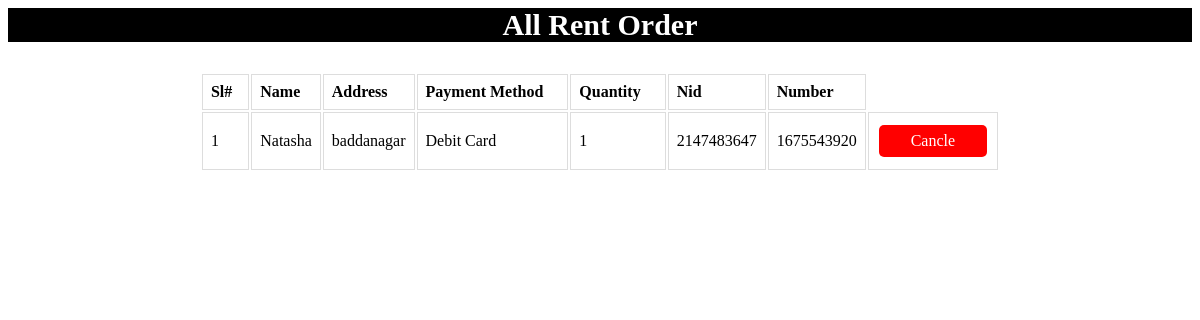
The app's page /r_ordr.php with its own data.
### tables this page shows
CREATE TABLE `rentt` (
  `id` int(5) NOT NULL,
  `name` varchar(50) NOT NULL,
  `address` varchar(50) NOT NULL,
  `payment` varchar(50) NOT NULL,
  `quantity` int(10) NOT NULL,
  `nid` int(20) NOT NULL,
  `num` int(20) NOT NULL
);

### models/db_config.php (called while the page is built, shortened)
<?php
	$db_server="localhost";
	$db_uname="root";
	$db_pass="";
	$db_name="final_p";
	function get($query){
		global $db_server,$db_uname,$db_pass,$db_name;
		$conn = mysqli_connect($db_server,$db_uname,$db_pass,$db_name);
		$data = array();
		if($conn){
			$result = mysqli_query($conn,$query);
			while($row = mysqli_fetch_assoc($result)){
				$data[] = $row;
			}
		}
		return $data;
	}
?>

### controllers/PaymentController.php (called while the page is built, shortened)
<?php
     include 'models/db_config.php';
	function getAllRents(){
		$query = "select * from rentt order by name asc";
		$rs = get($query);
		return $rs;
	}
?>

### r_ordr.php (the view, shortened to what this page needs)
<?php
	include 'controllers/PaymentController.php';
	$ren = getAllRents();
?>
<html>
             <head>
			 <link rel="stylesheet" href="style/login.css">
			 </head>
<body>
         <div>
			<h3 class="header">All Rent Order </h3>
			</div>
<div align = "center">
	<table class="">
		<thead>
			<th>Sl# &nbsp </th>
			<th> Name</th>
			<th>Address &nbsp &nbsp </th>
			<th>Payment Method &nbsp &nbsp </th>
			<th>Quantity &nbsp &nbsp </th>
			<th>Nid &nbsp &nbsp </th>
			<th>Number</th>
		</thead>
		<tbody>
			<?php
				$i=1;
				foreach($ren as $p){
					$id = $p["id"];
					echo "<tr>";
						echo "<td>$i</td>";
						echo "<td>".$p["name"]. "</td>";
						echo "<td>".$p["address"]. "</td>";
						echo "<td>".$p["payment"]. "</td>";
						echo "<td>".$p["quantity"]. "</td>";
						echo "<td>".$p["nid"]. "</td>";
						echo "<td>".$p["num"]. "</td>";
						echo '<td><a href="rent_cncl.php?id='.$id.'" class="red1">Cancle</td>';
					echo "</tr>";
					$i++;
				}
			?>
		</tbody>
	</table>
</div>
</body>
</html>

### style/login.css (style rules this page uses)
.header { background-color:Black; color:white; text-align :center; font-size: 30px; }

### r_ordr.php (style rules this page uses)
.red1 { background-color: #ff0000; border: none; color: white; padding: 7px 32px; text-align: center; text-decoration: none; display: inline-block; font-size: 16px; margin: 4px 2px; cursor: pointer; border-radius: 5px; }
td, th { border: 1px solid #dddddd; text-align: left; padding: 8px; }

### records on screen
rentt: name "Natasha", address "baddanagar", payment "Debit Card", quantity "1", nid "2147483647", num "1675543920"
